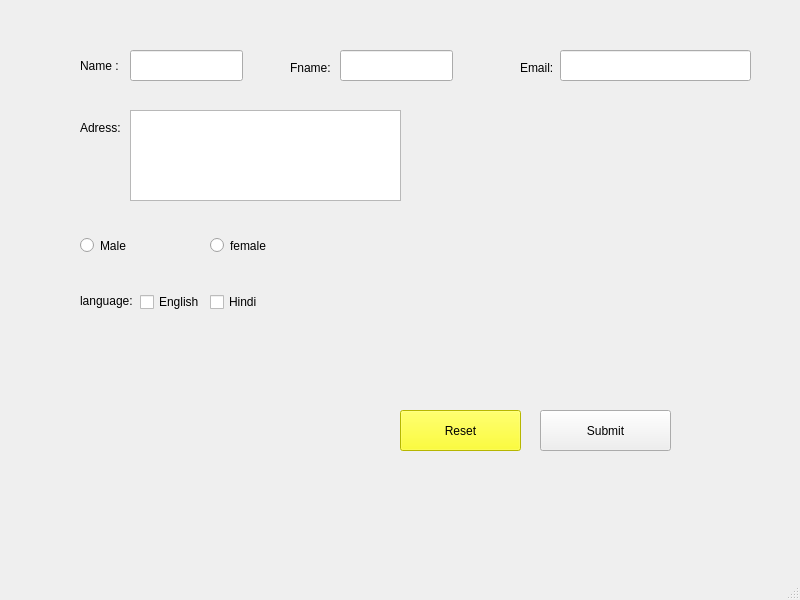
<?xml version="1.0" encoding="UTF-8"?>
<ui version="4.0">
 <class>MainWindow</class>
 <widget class="QMainWindow" name="MainWindow">
  <property name="geometry">
   <rect>
    <x>0</x>
    <y>0</y>
    <width>800</width>
    <height>600</height>
   </rect>
  </property>
  <property name="windowTitle">
   <string>MainWindow</string>
  </property>
  <widget class="QWidget" name="centralwidget">
   <widget class="QPushButton" name="pushButton">
    <property name="geometry">
     <rect>
      <x>540</x>
      <y>410</y>
      <width>131</width>
      <height>41</height>
     </rect>
    </property>
    <property name="text">
     <string>Submit</string>
    </property>
   </widget>
   <widget class="QPushButton" name="pushButton_2">
    <property name="geometry">
     <rect>
      <x>400</x>
      <y>410</y>
      <width>121</width>
      <height>41</height>
     </rect>
    </property>
    <property name="styleSheet">
     <string notr="true">QPushButton{
font-size:100;
background-color:yellow;
}</string>
    </property>
    <property name="text">
     <string>Reset</string>
    </property>
   </widget>
   <widget class="QLabel" name="label">
    <property name="geometry">
     <rect>
      <x>80</x>
      <y>50</y>
      <width>51</width>
      <height>31</height>
     </rect>
    </property>
    <property name="text">
     <string>Name :</string>
    </property>
   </widget>
   <widget class="QLabel" name="label_2">
    <property name="geometry">
     <rect>
      <x>290</x>
      <y>60</y>
      <width>49</width>
      <height>16</height>
     </rect>
    </property>
    <property name="text">
     <string>Fname:</string>
    </property>
   </widget>
   <widget class="QLabel" name="label_3">
    <property name="geometry">
     <rect>
      <x>520</x>
      <y>60</y>
      <width>49</width>
      <height>16</height>
     </rect>
    </property>
    <property name="text">
     <string>Email:</string>
    </property>
   </widget>
   <widget class="QLineEdit" name="lineEdit">
    <property name="geometry">
     <rect>
      <x>130</x>
      <y>50</y>
      <width>113</width>
      <height>31</height>
     </rect>
    </property>
   </widget>
   <widget class="QLineEdit" name="lineEdit_2">
    <property name="geometry">
     <rect>
      <x>340</x>
      <y>50</y>
      <width>113</width>
      <height>31</height>
     </rect>
    </property>
   </widget>
   <widget class="QLineEdit" name="lineEdit_3">
    <property name="geometry">
     <rect>
      <x>560</x>
      <y>50</y>
      <width>191</width>
      <height>31</height>
     </rect>
    </property>
   </widget>
   <widget class="QLabel" name="label_4">
    <property name="geometry">
     <rect>
      <x>80</x>
      <y>120</y>
      <width>49</width>
      <height>16</height>
     </rect>
    </property>
    <property name="text">
     <string>Adress:</string>
    </property>
   </widget>
   <widget class="QTextBrowser" name="textBrowser">
    <property name="geometry">
     <rect>
      <x>130</x>
      <y>110</y>
      <width>271</width>
      <height>91</height>
     </rect>
    </property>
   </widget>
   <widget class="QRadioButton" name="radioButton">
    <property name="geometry">
     <rect>
      <x>80</x>
      <y>230</y>
      <width>98</width>
      <height>31</height>
     </rect>
    </property>
    <property name="text">
     <string>Male</string>
    </property>
   </widget>
   <widget class="QRadioButton" name="radioButton_2">
    <property name="geometry">
     <rect>
      <x>210</x>
      <y>230</y>
      <width>98</width>
      <height>31</height>
     </rect>
    </property>
    <property name="text">
     <string>female</string>
    </property>
   </widget>
   <widget class="QCheckBox" name="checkBox_2">
    <property name="geometry">
     <rect>
      <x>140</x>
      <y>290</y>
      <width>84</width>
      <height>24</height>
     </rect>
    </property>
    <property name="text">
     <string>English</string>
    </property>
   </widget>
   <widget class="QCheckBox" name="checkBox_3">
    <property name="geometry">
     <rect>
      <x>210</x>
      <y>290</y>
      <width>84</width>
      <height>24</height>
     </rect>
    </property>
    <property name="text">
     <string>Hindi</string>
    </property>
   </widget>
   <widget class="QLabel" name="label_5">
    <property name="geometry">
     <rect>
      <x>80</x>
      <y>280</y>
      <width>71</width>
      <height>41</height>
     </rect>
    </property>
    <property name="text">
     <string>language:</string>
    </property>
   </widget>
  </widget>
  <widget class="QMenuBar" name="menubar">
   <property name="geometry">
    <rect>
     <x>0</x>
     <y>0</y>
     <width>800</width>
     <height>33</height>
    </rect>
   </property>
  </widget>
  <widget class="QStatusBar" name="statusbar"/>
 </widget>
 <resources/>
 <connections/>
</ui>
